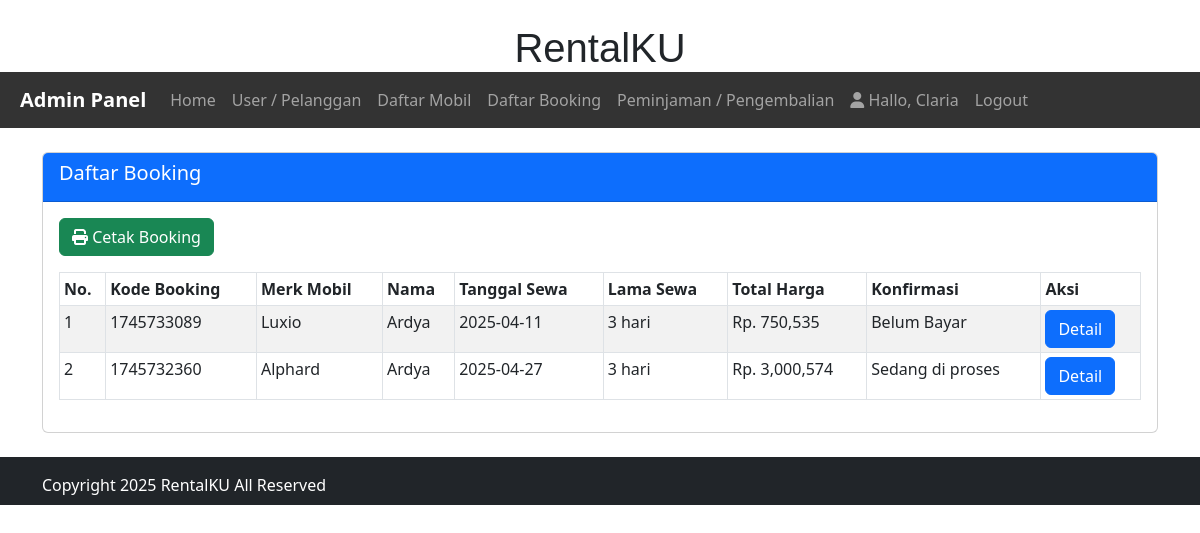
Screenshot of /admin/booking/booking.php (signed in) with the database file from the repository.
### tables this page shows
CREATE TABLE `infoweb` (
  `id` int NOT NULL,
  `nama_rental` varchar(255) NOT NULL,
  `telp` bigint NOT NULL,
  `alamat` varchar(255) NOT NULL,
  `email` varchar(255) NOT NULL,
  `no_rek` bigint NOT NULL,
  `updated_at` timestamp NOT NULL
);

CREATE TABLE `booking` (
  `id_booking` int NOT NULL,
  `kode_booking` varchar(255) NOT NULL,
  `id_login` int NOT NULL,
  `id_mobil` int NOT NULL,
  `ktp` varchar(255) NOT NULL,
  `nama` varchar(255) NOT NULL,
  `alamat` varchar(255) NOT NULL,
  `no_tlp` varchar(15) NOT NULL,
  `tanggal` varchar(255) NOT NULL,
  `lama_sewa` int NOT NULL,
  `total_harga` int NOT NULL,
  `konfirmasi_pembayaran` varchar(255) NOT NULL,
  `tgl_input` varchar(255) NOT NULL
);

CREATE TABLE `mobil` (
  `id_mobil` int NOT NULL,
  `no_plat` varchar(255) NOT NULL,
  `merk` varchar(255) NOT NULL,
  `harga` int NOT NULL,
  `deskripsi` varchar(255) NOT NULL,
  `status` varchar(255) NOT NULL,
  `gambar` text NOT NULL
);

### koneksi/koneksi.php (called while the page is built, shortened)
<?php
    $user = 'root';
    $pass = 'root';
    try {
    $koneksi = new PDO("mysql:host=localhost:8889;dbname=mobing", $user, $pass);
    $koneksi->setAttribute(PDO::ATTR_ERRMODE, PDO::ERRMODE_EXCEPTION);
} catch (PDOException $e) {
    die('Database connection failed: ' . $e->getMessage());
}
    $url = "http://localhost:8000/";
    $sql_web = "SELECT * FROM infoweb WHERE id = 1";
    $row_web = $koneksi->prepare($sql_web);
    $row_web->execute();
    $info_web = $row_web->fetch(PDO::FETCH_OBJ);
?>

### admin/booking/booking.php (the view, shortened to what this page needs)
<?php
    require '../../koneksi/koneksi.php';
    $title_web = 'Daftar Booking';
    include '../header.php';
    if(!empty($_GET['id'])){
        $id = strip_tags($_GET['id']);
        $sql = "SELECT mobil.merk, booking.* FROM booking JOIN mobil ON
                booking.id_mobil=mobil.id_mobil WHERE id_login = '$id' ORDER BY id_booking DESC";
    }else{
        $sql = "SELECT mobil.merk, booking.* FROM booking JOIN mobil ON
                booking.id_mobil=mobil.id_mobil ORDER BY id_booking DESC";
    }
    $hasil = $koneksi->query($sql)->fetchAll();
?>
<br>
<div class="container">
    <div class="card">
        <div class="card-header text-white bg-primary">
            <h5 class="card-title">
            Daftar Booking
            </h5>
        </div>
        <div class="card-body">
        <div class="mb-3">
                <a href="cetak_booking.php" target="_blank" class="btn btn-success">
                    <i class="fa fa-print"></i> Cetak Booking
                </a>
            </div>
            <div class="table-responsive">
                <table class="table table-striped table-bordered table-sm">
                    <thead>
                        <tr>
                            <th>No. </th>
                            <th>Kode Booking</th>
                            <th>Merk Mobil</th>
                            <th>Nama </th>
                            <th>Tanggal Sewa </th>
                            <th>Lama Sewa </th>
                            <th>Total Harga</th>
                            <th>Konfirmasi</th>
                            <th>Aksi</th>
                        </tr>
                    </thead>
                    <tbody>
                        <?php  $no=1; foreach($hasil as $isi){?>
                        <tr>
                            <td><?php echo $no;?></td>
                            <td><?php echo  $isi['kode_booking'];?></td>
                            <td><?php echo  $isi['merk'];?></td>
                            <td><?php echo  $isi['nama'];?></td>
                            <td><?php echo  $isi['tanggal'];?></td>
                            <td><?php echo  $isi['lama_sewa'];?> hari</td>
                            <td>Rp. <?php echo  number_format($isi['total_harga']);?></td>
                            <td><?php echo  $isi['konfirmasi_pembayaran'];?></td>
                            <td>
                                <a class="btn btn-primary" href="bayar.php?id=<?php echo  $isi['kode_booking'];?>"
                                role="button">Detail</a>
                            </td>
                        </tr>
                        <?php $no++;}?>
                    </tbody>
                </table>
            </div>
        </div>
    </div>
</div>
<?php  include '../footer.php';?>

### admin/header.php (shortened to what this page needs)
<?php
    $id_login = $_SESSION['USER']['id_login'];
    $row = $koneksi->prepare("SELECT * FROM login WHERE id_login=?");
    $row->execute([$id_login]);
    $hasil_login = $row->fetch();
?>
<!doctype html>
<html lang="en">
  <head>
<link href="https://cdn.jsdelivr.net/npm/bootstrap@5.3.0/dist/css/bootstrap.min.css" rel="stylesheet">
<link href="https://cdnjs.cloudflare.com/ajax/libs/font-awesome/6.5.0/css/all.min.css" rel="stylesheet">
  </head>
  <body>
<div class="jumbotron pt-4 pb-4 text-center">
    <div class="container">
    <h2 class="custom-header">
        <?php echo  $info_web->nama_rental;?>
    </h2>
    </div>
</div>
    <nav class="navbar navbar-expand-lg navbar-dark" style="background-color: #333; padding-left: 20px; padding-right: 20px;">
        <a class="navbar-brand" href="<?php echo $url;?>admin/"><b>Admin Panel</b></a>
        <div class="collapse navbar-collapse" id="collapsibleNavId">
            <ul class="navbar-nav mr-auto mt-2 mt-lg-0">
                <li class="nav-item <?php if($title_web == 'Dashboard'){ echo 'active';}?>">
                    <a class="nav-link" href="<?php echo $url;?>admin/">Home <span class="sr-only">(current)</span></a>
                </li>
                <li class="nav-item <?php if($title_web == 'User'){ echo 'active';}?>">
                    <a class="nav-link" href="<?php echo $url;?>admin/user/index.php">User / Pelanggan</a>
                </li>
                <li class="nav-item <?php if($title_web == 'Daftar Mobil'){ echo 'active';}?>
                <?php if($title_web == 'Tambah Mobil'){ echo 'active';}?>
                <?php if($title_web == 'Edit Mobil'){ echo 'active';}?>">
                    <a class="nav-link" href="<?php echo $url;?>admin/mobil/mobil.php">Daftar Mobil</a>
                </li>
                <li class="nav-item <?php if($title_web == 'Daftar Booking'){ echo 'active';}?>
                <?php if($title_web == 'Konfirmasi'){ echo 'active';}?>">
                    <a class="nav-link" href="<?php echo $url;?>admin/booking/booking.php">Daftar Booking</a>
                </li>
                <li class="nav-item <?php if($title_web == 'Peminjaman'){ echo 'active';}?>">
                    <a class="nav-link" href="<?php echo $url;?>admin/peminjaman/peminjaman.php">Peminjaman / Pengembalian</a>
                </li>
            </ul>
            <ul class="navbar-nav my-2 my-lg-0">
                <li class="nav-item">
                    <a class="nav-link" href="#">
                        <i class="fa fa-user"> </i> Hallo, <?php echo $hasil_login['nama_pengguna'];?>
                    </a>
                </li>
                <li class="nav-item">
                    <a class="nav-link" onclick="return confirm('Apakah anda ingin logout ?');" href="<?php echo $url;?>admin/logout.php">Logout</a>
                </li>
            </ul>
        </div>
    </nav>

### admin/footer.php (shortened to what this page needs)
<div class="footer mt-4 bg-dark text-white pt-3 pb-2">
      <div class="container">
        Copyright <?php echo  date('Y');?> <?php echo  $info_web->nama_rental;?> All Reserved
      </div>
    </div>
  </body>
</html>

### admin/header.php (style rules this page uses)
.custom-header { font-family: 'Prodesk', sans-serif; font-size: 2.5rem; }

### rows the page displays
infoweb: nama_rental "RentalKU"
booking: kode_booking "1745733089", id_mobil.merk "Luxio", nama "Ardya", tanggal "2025-04-11", lama_sewa "3", total_harga "750,535", konfirmasi_pembayaran "Belum Bayar"
booking: kode_booking "1745732360", id_mobil.merk "Alphard", nama "Ardya", tanggal "2025-04-27", lama_sewa "3", total_harga "3,000,574", konfirmasi_pembayaran "Sedang di proses"

### other values shown
$hasil_login['nama_pengguna'] "Claria"
